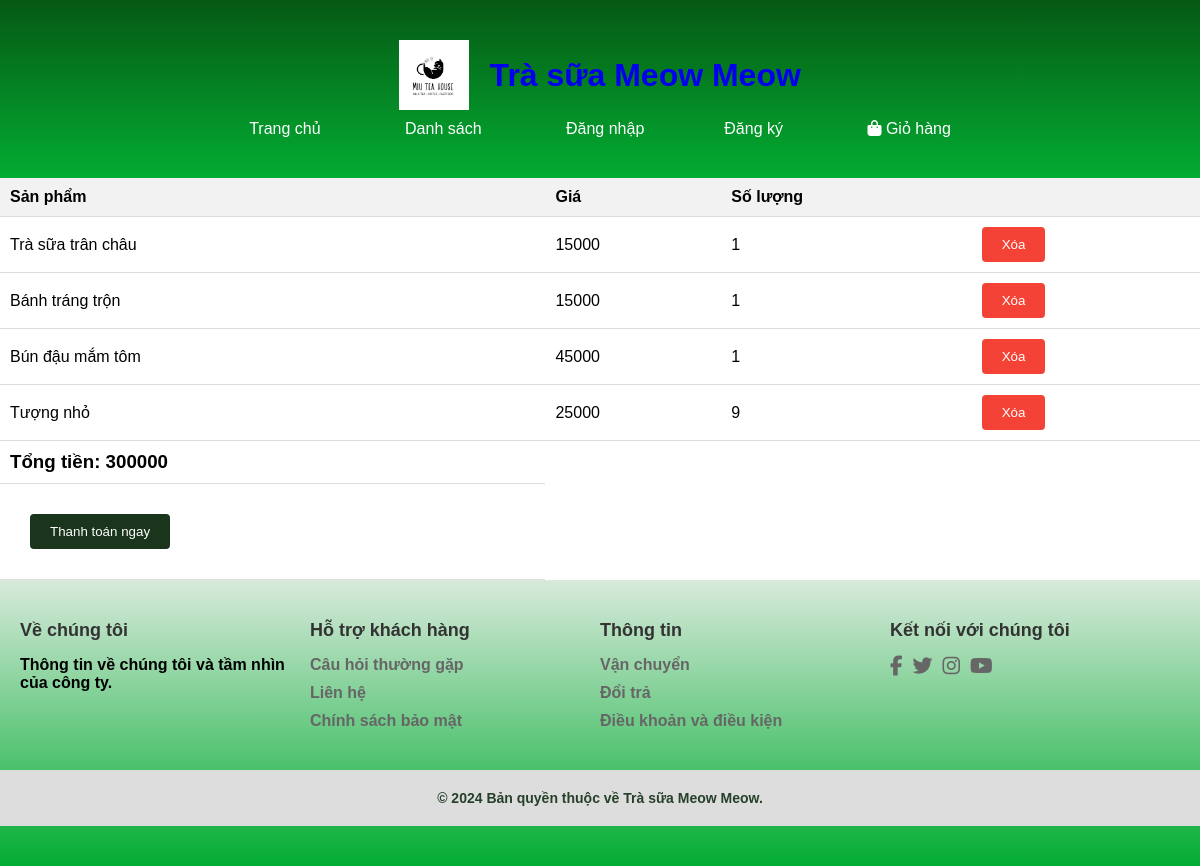
Page /index.php?page=cart on the committed database.
### tables this page shows
CREATE TABLE `sanpham` (
  `id` int(5) NOT NULL,
  `tenSanPham` varchar(30) NOT NULL,
  `soLuong` int(5) NOT NULL DEFAULT 0,
  `giaSanPham` double NOT NULL DEFAULT 0
);

CREATE TABLE `product` (
  `id` int(5) NOT NULL,
  `name` varchar(30) NOT NULL,
  `image` varchar(50) NOT NULL,
  `price` double(10,0) NOT NULL DEFAULT 0,
  `idcate` int(5) NOT NULL
);

### app/model/database.php (called while the page is built, shortened)
<?php
class Database{
  private $servername = "localhost";
  private $username = "root";
  private $password = "";
  private $dbname = "webbanhang";
  public $conn;
  function __construct()
  {
      try {
          $this->conn = new PDO("mysql:host=$this->servername;dbname=$this->dbname;charset=utf8", $this->username, $this->password);
          $this->conn->setAttribute(PDO::ATTR_ERRMODE, PDO::ERRMODE_EXCEPTION);
      } catch (PDOException $e) {
          echo "Kết nối thất bại: " . $e->getMessage();
      }
  }
  public function getProducts()
  {
      $stmt = $this->conn->query("SELECT * FROM product");
      return $stmt->fetchAll(PDO::FETCH_ASSOC);
  }
  public function getCart()
  {
      $stmt = $this->conn->query("SELECT * FROM sanpham");
      return $stmt->fetchAll(PDO::FETCH_ASSOC);
  }
}

### app/view/cart.php (the view, shortened to what this page needs)
  <?php
require_once('app/model/database.php');
$database = new Database();
$gioHang = $database->getCart();
function tinhTongGiaTri($gioHang) {
    $tong = 0;
    foreach ($gioHang as $sanPham) {
        $gia = $sanPham['giaSanPham'];
        $soLuong = $sanPham['soLuong'];
        $thanhTien = intval($gia) * intval($soLuong);
        $tong += $thanhTien;
    }
    return $tong;
}
$tongGiaTri = tinhTongGiaTri($gioHang);
$products = $database->getProducts();
function tongSanPham($gioHang){
  $ten ="";
  $database = new Database();
  $pro = $database->getProducts();
  foreach($gioHang as $sanPham){
    foreach($pro as $item){
      $tensp = $sanPham['tenSanPham'];
      $soLuong = $sanPham['soLuong'];
    }
    $thanhpham = strval($tensp).' x '.strval($soLuong);
    $ten .=' . '.$thanhpham;
  }
  return $ten;
}
$chuoi = tongSanPham($gioHang);
?>
<table>
  <thead>
    <tr>
      <th>Sản phẩm</th>
      <th>Giá</th>
      <th>Số lượng</th>
      <th></th>
    </tr>
  </thead>
  <b>
    <?php foreach ($gioHang as $key => $sanPham) : ?>
      <?php
      $product = array_filter($products, function ($item) use ($sanPham) {
          return $item['name'] === $sanPham['tenSanPham'];
      });
      $product = reset($product);
      ?>
      <tr>
        <td><?php echo $sanPham['tenSanPham']; ?></td>
        <td><?php echo $product['price']; ?></td>
        <td><?php echo $sanPham['soLuong']; ?></td>
        <td>
          <form method="post" action="app/view/delete.php">
            <button type="submit" class="btn-delete">Xóa</button>
          </form>
        </td>
      </tr>
    <?php endforeach; ?>
    <td><h3>Tổng tiền: <?php echo $tongGiaTri?></h3></td>
    <tr>
      <td>
      <button onclick="showForm()">Thanh toán ngay</button>
      </td>
    </tr>
</table>

### public/css/style.css (style rules this page uses)
* { margin: 0; padding: 0; }
body { font-family: Arial, sans-serif; margin: 0; padding: 0; }

### app/view/cart.php (style rules this page uses)
table { width: 100%; border-collapse: collapse; }
th, td { padding: 10px; text-align: left; border-bottom: 1px solid #ddd; }
th { background-color: #f2f2f2; }
.btn-delete { text-decoration: none; color: #fff; background-color: #f44336; margin: 0; padding: 10px 20px; border-radius: 4px; border: none; }
button, input[type="submit"] { background-color: #1a351b; color: #fff; padding: 10px 20px; border: none; border-radius: 4px; cursor: pointer; margin: 20px; }

### rows in the picture
sanpham: tenSanPham "Trà sữa trân châu", soLuong "1"
product: price "15000"
sanpham: tenSanPham "Bánh tráng trộn", soLuong "1"
product: price "15000"
sanpham: tenSanPham "Bún đậu mắm tôm", soLuong "1"
product: price "45000"
sanpham: tenSanPham "Tượng nhỏ", soLuong "9"
product: price "25000"

### other values in the picture
$tongGiaTri "300000"
